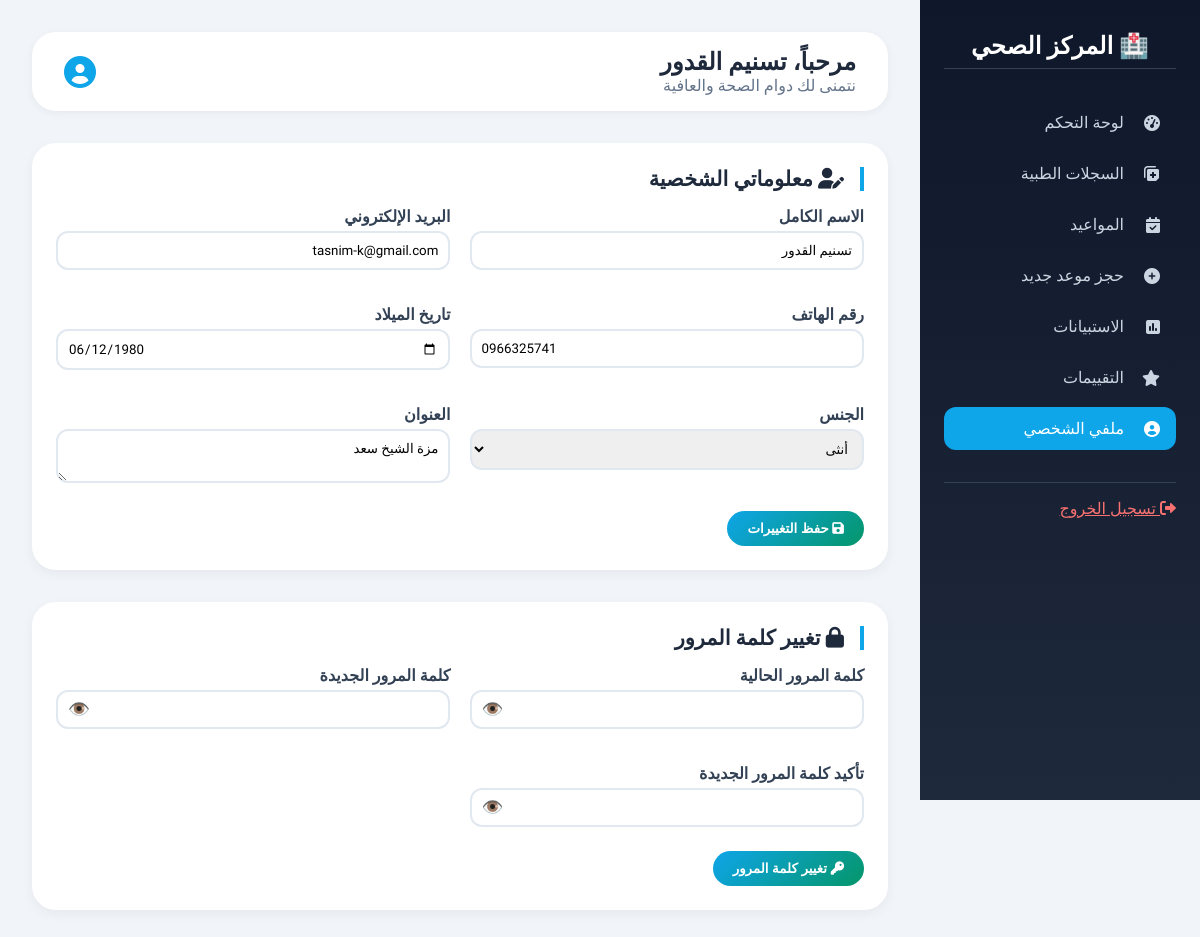
The page /Patient/patient_dashboard.php?page=profile (signed in) on the database its author committed.
### tables this page shows
CREATE TABLE `patients` (
  `id` int NOT NULL,
  `full_name` varchar(100) NOT NULL,
  `email` varchar(100) DEFAULT NULL,
  `phone` varchar(20) DEFAULT NULL,
  `dob` date DEFAULT NULL,
  `gender` enum('male','female','other','ذكر','أنثى') DEFAULT NULL,
  `address` text,
  `created_at` timestamp NOT NULL DEFAULT CURRENT_TIMESTAMP,
  `password` varchar(255) NOT NULL DEFAULT ''
);

### patient/modules/profile.php (the view, shortened to what this page needs)
<?php
$stmt = $pdo->prepare("SELECT full_name, email, phone, dob, gender, address, password FROM patients WHERE id = ?");
$stmt->execute([$patient_id]);
$patient = $stmt->fetch(PDO::FETCH_ASSOC);
?>
<div class="profile-card">
    <h3><i class="fas fa-user-edit"></i> معلوماتي الشخصية</h3>
    <form method="POST">
        <div class="profile-grid">
            <div class="profile-field">
                <label>الاسم الكامل</label>
                <input type="text" name="full_name" value="<?= htmlspecialchars($patient['full_name']) ?>" required>
            </div>
            <div class="profile-field">
                <label>البريد الإلكتروني</label>
                <input type="email" name="email" value="<?= htmlspecialchars($patient['email']) ?>" required>
            </div>
            <div class="profile-field">
                <label>رقم الهاتف</label>
                <input type="tel" name="phone" value="<?= htmlspecialchars($patient['phone']) ?>" required>
            </div>
            <div class="profile-field">
                <label>تاريخ الميلاد</label>
                <input type="date" name="dob" value="<?= htmlspecialchars($patient['dob']) ?>" required>
            </div>
            <div class="profile-field">
                <label>الجنس</label>
                <select name="gender" required>
                    <option value="female" <?= $patient['gender'] == 'female' ? 'selected' : '' ?>>أنثى</option>
                </select>
            </div>
            <div class="profile-field">
                <label>العنوان</label>
                <textarea name="address" rows="2"><?= htmlspecialchars($patient['address']) ?></textarea>
            </div>
        </div>
        <button type="submit" name="update_profile" class="btn-save"><i class="fas fa-save"></i> حفظ التغييرات</button>
    </form>
</div>
<div class="profile-card">
    <h3><i class="fas fa-lock"></i> تغيير كلمة المرور</h3>
    <form method="POST">
        <div class="profile-grid">
            <div class="profile-field">
                <label>كلمة المرور الحالية</label>
                <div class="password-wrapper">
                    <input type="password" name="current_password" id="current_password" required>
                    <span class="toggle-password" onclick="togglePassword('current_password', this)">👁️</span>
                </div>
            </div>
            <div class="profile-field">
                <label>كلمة المرور الجديدة</label>
                <div class="password-wrapper">
                    <input type="password" name="new_password" id="new_password" required minlength="6">
                    <span class="toggle-password" onclick="togglePassword('new_password', this)">👁️</span>
                </div>
            </div>
            <div class="profile-field">
                <label>تأكيد كلمة المرور الجديدة</label>
                <div class="password-wrapper">
                    <input type="password" name="confirm_password" id="confirm_password" required minlength="6">
                    <span class="toggle-password" onclick="togglePassword('confirm_password', this)">👁️</span>
                </div>
            </div>
        </div>
        <button type="submit" name="change_password" class="btn-save"><i class="fas fa-key"></i> تغيير كلمة المرور</button>
    </form>
</div>

### patient/patient_dashboard.php (style rules this page uses)
* { margin: 0; padding: 0; box-sizing: border-box; }
body { font-family: 'Tajawal', sans-serif; background: #f1f5f9; color: #1e293b; }

### patient/modules/profile.php (style rules this page uses)
.profile-card { background: white; border-radius: 24px; padding: 1.5rem; margin-bottom: 2rem; box-shadow: 0 4px 12px rgba(0,0,0,0.05); }
.profile-card h3 { font-size: 1.3rem; margin-bottom: 1rem; border-right: 4px solid #0ea5e9; padding-right: 1rem; }
.profile-grid { display: grid; grid-template-columns: repeat(2, 1fr); gap: 1.2rem; }
.profile-field { margin-bottom: 1rem; position: relative; }
.profile-field label { display: block; font-weight: 600; margin-bottom: 0.3rem; color: #334155; }
.profile-field input, .profile-field select, .profile-field textarea { width: 100%; padding: 10px; border: 2px solid #e2e8f0; border-radius: 12px; font-family: 'Tajawal', sans-serif; }
.password-wrapper { position: relative; display: flex; align-items: center; }
.password-wrapper input { flex: 1; padding-left: 40px; }
.toggle-password { position: absolute; left: 12px; cursor: pointer; color: #94a3b8; font-size: 1.1rem; }
.btn-save { background: linear-gradient(135deg, #0ea5e9, #059669); color: white; border: none; padding: 10px 20px; border-radius: 40px; cursor: pointer; font-weight: bold; margin-top: 0.5rem; }

### rows shown on the page
patients: full_name "تسنيم القدور", email "tasnim-k@gmail.com", phone "0966325741", dob "06/12/1980", gender "أنثى", address "مزة الشيخ سعد"

### other values the page prints
$patient_name "تسنيم القدور"
